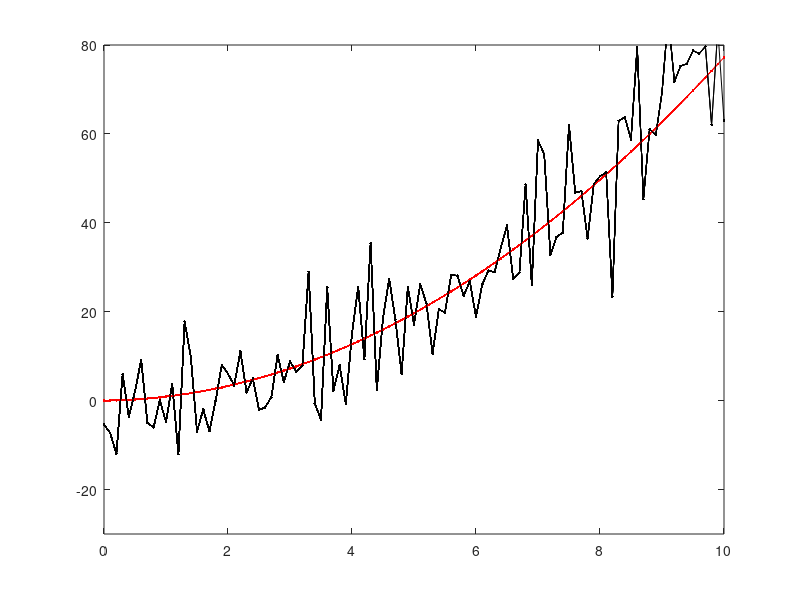

Reproduce this figure in MATLAB. (Note: this script raises an error after producing the figure.)
% written by StudentDave 
%for licensing and usage questions 
%email scienceguy5000 at gmail. com

%Bayesian Ninja tracking Quail using kalman filter

clear all
%% define our meta-variables (i.e. how long and often we will sample)
duration = 10  %how long the Quail flies
dt = .1;  %The Ninja continuously looks for the birdy,
%but we'll assume he's just repeatedly sampling over time at a fixed interval

%% Define update equations (Coefficent matrices): A physics based model for where we expect the Quail to be [state transition (state + velocity)] + [input control (acceleration)]
A = [1 dt; 0 1] ; % state transition matrix:  expected flight of the Quail (state prediction)
B = [dt^2/2; dt]; %input control matrix:  expected effect of the input accceleration on the state.
C = [1 0]; % measurement matrix: the expected measurement given the predicted state (likelihood)
%since we are only measuring position (too hard for the ninja to calculate speed), we set the velocity variable to
%zero.

%% define main variables
u = 1.5; % define acceleration magnitude
Q= [0; 0]; %initized state--it has two components: [position; velocity] of the Quail
Q_estimate = Q;  %x_estimate of initial location estimation of where the Quail is (what we are updating)
QuailAccel_noise_mag = 0.05; %process noise: the variability in how fast the Quail is speeding up (stdv of acceleration: meters/sec^2)
NinjaVision_noise_mag = 10;  %measurement noise: How mask-blinded is the Ninja (stdv of location, in meters)
Ez = NinjaVision_noise_mag^2;% Ez convert the measurement noise (stdv) into covariance matrix
Ex = QuailAccel_noise_mag^2 * [dt^4/4 dt^3/2; dt^3/2 dt^2]; % Ex convert the process noise (stdv) into covariance matrix
P = Ex; % estimate of initial Quail position variance (covariance matrix)

%% initize result variables
% Initialize for speed
Q_loc = []; % ACTUAL Quail flight path
vel = []; % ACTUAL Quail velocity
Q_loc_meas = []; % Quail path that the Ninja sees


%% simulate what the Ninja sees over time

figure(1);clf
for t = 0 : dt: duration

    % Generate the Quail flight
    QuailAccel_noise = QuailAccel_noise_mag * [(dt^2/2)*randn; dt*randn];
    Q= A * Q+ B * u + QuailAccel_noise;
    % Generate what the Ninja sees
    NinjaVision_noise = NinjaVision_noise_mag * randn;
    y = C * Q+ NinjaVision_noise;
    Q_loc = [Q_loc; Q(1)];
    Q_loc_meas = [Q_loc_meas; y];
    vel = [vel; Q(2)];
    %iteratively plot what the ninja sees
    plot(0:dt:t, Q_loc, '-r.')
    plot(0:dt:t, Q_loc_meas, '-k.')
    axis([0 10 -30 80])
    hold on
%     pause
end

%plot theoretical path of ninja that doesn't use kalman
plot(0:dt:t, smooth(Q_loc_meas), '-g.')

%plot velocity, just to show that it's constantly increasing, due to
%constant acceleration
%figure(2);
%plot(0:dt:t, vel, '-b.')



%% Do kalman filtering
%initize estimation variables
Q_loc_estimate = []; %  Quail position estimate
vel_estimate = []; % Quail velocity estimate
Q= [0; 0]; % re-initized state
P_estimate = P;
P_mag_estimate = [];
predic_state = [];
predic_var = [];
for t = 1:length(Q_loc)
    % Predict next state of the quail with the last state and predicted motion.
    Q_estimate = A * Q_estimate + B * u;
    predic_state = [predic_state; Q_estimate(1)] ;
    %predict next covariance
    P = A * P * A' + Ex;
    predic_var = [predic_var; P] ;
    % predicted Ninja measurement covariance
    % Kalman Gain
    K = P*C'*inv(C*P*C'+Ez);
    % Update the state estimate.
    Q_estimate = Q_estimate + K * (Q_loc_meas(t) - C * Q_estimate);
    % update covariance estimation.
    P =  (eye(2)-K*C)*P;
    %Store for plotting
    Q_loc_estimate = [Q_loc_estimate; Q_estimate(1)];
    vel_estimate = [vel_estimate; Q_estimate(2)];
    P_mag_estimate = [P_mag_estimate; P(1)]
end

% Plot the results
figure(2);clf
tt = 0 : dt : duration;
plot(tt,Q_loc,'-r.',tt,Q_loc_meas,'-k.', tt,Q_loc_estimate,'-g.');
axis([0 10 -30 80])

